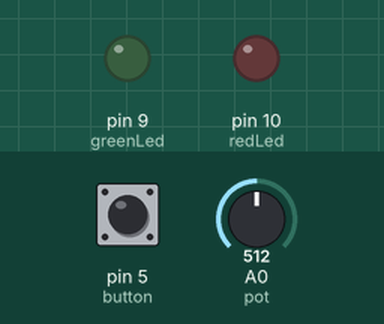
This sketch was run on a simulated Arduino Uno, built with avr-gcc and run on an emulated ATmega328P. On the bench: output pins drawn as LEDs (lit = HIGH). Dashed ring = blinking. Inputs (shaded band) come from the test bench; at power-on: pin 5 (button) LOW, A0 (pot) = 512. What the sketch prints to the serial monitor is not drawn.

Above: at 1.2 s.
1.3 s: pin 5 (button) pulled HIGH for 1 s
At 1.7 s:
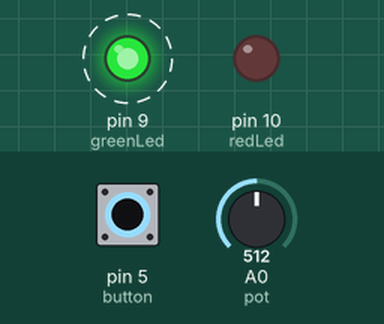
3.8 s: pin 5 (button) pulled HIGH for 3.2 s
At 8.4 s:
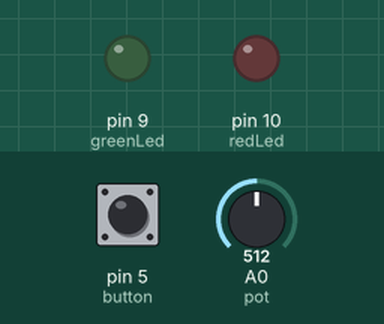
Timing chart, 0 to 9.9 s (numbered marks = the images above; inputs shaded):
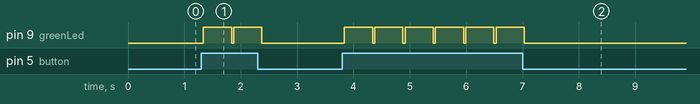

Measured:
- after the input at 1.3 s, pin 9 (greenLed): alternates HIGH for 0.50 s and LOW for 0.04 s, 4 changes in all, then stays LOW, starting at once
- after the input at 3.8 s, pin 9 (greenLed): alternates HIGH for 0.50 s and LOW for 0.04 s, 12 changes in all, then stays LOW, starting at once

The sketch:

HW1_xbee.ino
```cpp
#include <SoftwareSerial.h>

SoftwareSerial xbeeSerial(2, 3);  //RX, TX

const int button = 5;  //button
const int redLed = 10;  //red led
const int greenLed = 9;  //green led
const int pot = 0;  //potentiometer

int potVal = 0; //value of the potentiometer
int buttonState = LOW;  //starting value of button

//String friendMessage = "

String name = "Sean ";
String name1 = "Enayet ";
String name2 = "Marco ";
String name3 = "Juno ";
String ender = "\n";

//String buffer = "";

void setup() {
   Serial.begin(9600);
   Serial.println("Broadcasting your name. See if others receive it.");

   xbeeSerial.begin(9600);
   xbeeSerial.println("Hey, it's Sean!");

   pinMode(button, INPUT);
   pinMode(redLed, OUTPUT);
   pinMode(greenLed, OUTPUT);

}

void loop(){
  int buttonState = digitalRead(button);


  if (buttonState == HIGH) {

    potVal = analogRead(pot);

    xbeeSerial.println(name1 + potVal + ender);
    xbeeSerial.println(name2 + potVal + ender);
    xbeeSerial.println(name3 + potVal + ender);

    digitalWrite(greenLed, HIGH);
    delay(500);
    digitalWrite(greenLed, LOW);
    //delay(1000);

  }

  serialCheck();

}

void serialCheck() {
 if (xbeeSerial.available() > 0) {
    String buffer;
    buffer = xbeeSerial.readStringUntil('\n');  //error
    if (buffer.startsWith(name, 0)) {
      Serial.println(buffer);
      int bright = xbeeSerial.parseInt();
      digitalWrite(redLed, bright);
      delay(500);
      digitalWrite(redLed, LOW);
  }
  }
}
```
